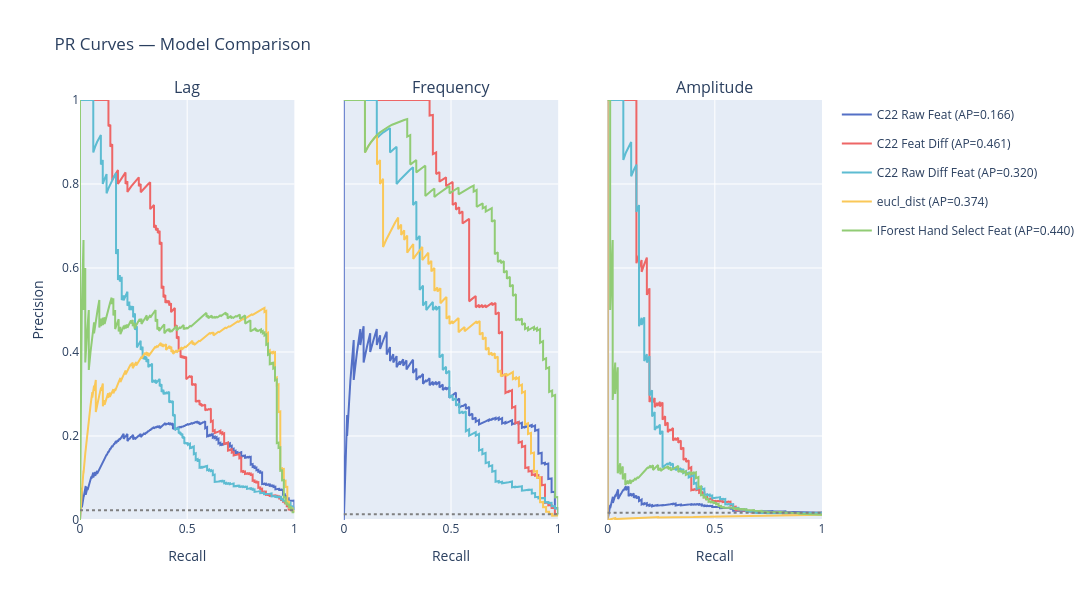

Source (notebook cell):
### Markdown cell above
# Compare Models: PR curves

### Code cell
ev = Evaluation(level="day")
fig = ev.plot_pr_curves_compared(
    # {"Catch22MP": c22_day_scores},
    {**c22_day_scores, "eucl_dist": eucl_day_scores, **iforest_day_scores},
    hvac_ds,
)
fig.show()

### Figure 1 — Plotly figure (JSON) as saved in the notebook; plotly's stock layout.template omitted (floating-point values rounded to 4 significant figures; data arrays with more than 128 entries replaced by an {"elided": "..."} marker saying what was removed)
{"data": [{"customdata": {"elided": "4854 float values"}, "hovertemplate": "<b>C22 Raw Feat</b><br>Recall: %{x:.3f}<br>Precision: %{y:.3f}<br>Threshold: %{customdata:.4f}<extra></extra>", "legendgroup": "C22 Raw Feat", "line": {"color": "#5470C6"}, "mode": "lines", "name": "C22 Raw Feat (AP=0.166)", "showlegend": true, "type": "scatter", "x": {"elided": "4854 float values"}, "xaxis": "x", "y": {"elided": "4854 float values"}, "yaxis": "y"}, {"customdata": {"elided": "4806 float values"}, "hovertemplate": "<b>C22 Raw Feat</b><br>Recall: %{x:.3f}<br>Precision: %{y:.3f}<br>Threshold: %{customdata:.4f}<extra></extra>", "legendgroup": "C22 Raw Feat", "line": {"color": "#5470C6"}, "mode": "lines", "name": "C22 Raw Feat (AP=0.298)", "showlegend": false, "type": "scatter", "x": {"elided": "4806 float values"}, "xaxis": "x2", "y": {"elided": "4806 float values"}, "yaxis": "y2"}, {"customdata": {"elided": "4823 float values"}, "hovertemplate": "<b>C22 Raw Feat</b><br>Recall: %{x:.3f}<br>Precision: %{y:.3f}<br>Threshold: %{customdata:.4f}<extra></extra>", "legendgroup": "C22 Raw Feat", "line": {"color": "#5470C6"}, "mode": "lines", "name": "C22 Raw Feat (AP=0.033)", "showlegend": false, "type": "scatter", "x": {"elided": "4823 float values"}, "xaxis": "x3", "y": {"elided": "4823 float values"}, "yaxis": "y3"}, {"customdata": {"elided": "4854 float values"}, "hovertemplate": "<b>C22 Feat Diff</b><br>Recall: %{x:.3f}<br>Precision: %{y:.3f}<br>Threshold: %{customdata:.4f}<extra></extra>", "legendgroup": "C22 Feat Diff", "line": {"color": "#EE6666"}, "mode": "lines", "name": "C22 Feat Diff (AP=0.461)", "showlegend": true, "type": "scatter", "x": {"elided": "4854 float values"}, "xaxis": "x", "y": {"elided": "4854 float values"}, "yaxis": "y"}, {"customdata": {"elided": "4806 float values"}, "hovertemplate": "<b>C22 Feat Diff</b><br>Recall: %{x:.3f}<br>Precision: %{y:.3f}<br>Threshold: %{customdata:.4f}<extra></extra>", "legendgroup": "C22 Feat Diff", "line": {"color": "#EE6666"}, "mode": "lines", "name": "C22 Feat Diff (AP=0.665)", "showlegend": false, "type": "scatter", "x": {"elided": "4806 float values"}, "xaxis": "x2", "y": {"elided": "4806 float values"}, "yaxis": "y2"}, {"customdata": {"elided": "4823 float values"}, "hovertemplate": "<b>C22 Feat Diff</b><br>Recall: %{x:.3f}<br>Precision: %{y:.3f}<br>Threshold: %{customdata:.4f}<extra></extra>", "legendgroup": "C22 Feat Diff", "line": {"color": "#EE6666"}, "mode": "lines", "name": "C22 Feat Diff (AP=0.232)", "showlegend": false, "type": "scatter", "x": {"elided": "4823 float values"}, "xaxis": "x3", "y": {"elided": "4823 float values"}, "yaxis": "y3"}, {"customdata": {"elided": "4854 float values"}, "hovertemplate": "<b>C22 Raw Diff Feat</b><br>Recall: %{x:.3f}<br>Precision: %{y:.3f}<br>Threshold: %{customdata:.4f}<extra></extra>", "legendgroup": "C22 Raw Diff Feat", "line": {"color": "#5DBCD2"}, "mode": "lines", "name": "C22 Raw Diff Feat (AP=0.320)", "showlegend": true, "type": "scatter", "x": {"elided": "4854 float values"}, "xaxis": "x", "y": {"elided": "4854 float values"}, "yaxis": "y"}, {"customdata": {"elided": "4806 float values"}, "hovertemplate": "<b>C22 Raw Diff Feat</b><br>Recall: %{x:.3f}<br>Precision: %{y:.3f}<br>Threshold: %{customdata:.4f}<extra></extra>", "legendgroup": "C22 Raw Diff Feat", "line": {"color": "#5DBCD2"}, "mode": "lines", "name": "C22 Raw Diff Feat (AP=0.454)", "showlegend": false, "type": "scatter", "x": {"elided": "4806 float values"}, "xaxis": "x2", "y": {"elided": "4806 float values"}, "yaxis": "y2"}, {"customdata": {"elided": "4823 float values"}, "hovertemplate": "<b>C22 Raw Diff Feat</b><br>Recall: %{x:.3f}<br>Precision: %{y:.3f}<br>Threshold: %{customdata:.4f}<extra></extra>", "legendgroup": "C22 Raw Diff Feat", "line": {"color": "#5DBCD2"}, "mode": "lines", "name": "C22 Raw Diff Feat (AP=0.208)", "showlegend": false, "type": "scatter", "x": {"elided": "4823 float values"}, "xaxis": "x3", "y": {"elided": "4823 float values"}, "yaxis": "y3"}, {"customdata": {"elided": "6845 float values"}, "hovertemplate": "<b>eucl_dist</b><br>Recall: %{x:.3f}<br>Precision: %{y:.3f}<br>Threshold: %{customdata:.4f}<extra></extra>", "legendgroup": "eucl_dist", "line": {"color": "#FAC858"}, "mode": "lines", "name": "eucl_dist (AP=0.374)", "showlegend": true, "type": "scatter", "x": {"elided": "6845 float values"}, "xaxis": "x", "y": {"elided": "6845 float values"}, "yaxis": "y"}, {"customdata": {"elided": "6794 float values"}, "hovertemplate": "<b>eucl_dist</b><br>Recall: %{x:.3f}<br>Precision: %{y:.3f}<br>Threshold: %{customdata:.4f}<extra></extra>", "legendgroup": "eucl_dist", "line": {"color": "#FAC858"}, "mode": "lines", "name": "eucl_dist (AP=0.526)", "showlegend": false, "type": "scatter", "x": {"elided": "6794 float values"}, "xaxis": "x2", "y": {"elided": "6794 float values"}, "yaxis": "y2"}, {"customdata": {"elided": "6808 float values"}, "hovertemplate": "<b>eucl_dist</b><br>Recall: %{x:.3f}<br>Precision: %{y:.3f}<br>Threshold: %{customdata:.4f}<extra></extra>", "legendgroup": "eucl_dist", "line": {"color": "#FAC858"}, "mode": "lines", "name": "eucl_dist (AP=0.008)", "showlegend": false, "type": "scatter", "x": {"elided": "6808 float values"}, "xaxis": "x3", "y": {"elided": "6808 float values"}, "yaxis": "y3"}, {"customdata": {"elided": "6819 float values"}, "hovertemplate": "<b>IForest Hand Select Feat</b><br>Recall: %{x:.3f}<br>Precision: %{y:.3f}<br>Threshold: %{customdata:.4f}<extra></extra>", "legendgroup": "IForest Hand Select Feat", "line": {"color": "#91CC75"}, "mode": "lines", "name": "IForest Hand Select Feat (AP=0.440)", "showlegend": true, "type": "scatter", "x": {"elided": "6819 float values"}, "xaxis": "x", "y": {"elided": "6819 float values"}, "yaxis": "y"}, {"customdata": {"elided": "6768 float values"}, "hovertemplate": "<b>IForest Hand Select Feat</b><br>Recall: %{x:.3f}<br>Precision: %{y:.3f}<br>Threshold: %{customdata:.4f}<extra></extra>", "legendgroup": "IForest Hand Select Feat", "line": {"color": "#91CC75"}, "mode": "lines", "name": "IForest Hand Select Feat (AP=0.742)", "showlegend": false, "type": "scatter", "x": {"elided": "6768 float values"}, "xaxis": "x2", "y": {"elided": "6768 float values"}, "yaxis": "y2"}, {"customdata": {"elided": "6782 float values"}, "hovertemplate": "<b>IForest Hand Select Feat</b><br>Recall: %{x:.3f}<br>Precision: %{y:.3f}<br>Threshold: %{customdata:.4f}<extra></extra>", "legendgroup": "IForest Hand Select Feat", "line": {"color": "#91CC75"}, "mode": "lines", "name": "IForest Hand Select Feat (AP=0.087)", "showlegend": false, "type": "scatter", "x": {"elided": "6782 float values"}, "xaxis": "x3", "y": {"elided": "6782 float values"}, "yaxis": "y3"}], "layout": {"annotations": [{"font": {"size": 16}, "showarrow": false, "text": "Lag", "x": 0.1444, "xanchor": "center", "xref": "paper", "y": 1, "yanchor": "bottom", "yref": "paper"}, {"font": {"size": 16}, "showarrow": false, "text": "Frequency", "x": 0.5, "xanchor": "center", "xref": "paper", "y": 1, "yanchor": "bottom", "yref": "paper"}, {"font": {"size": 16}, "showarrow": false, "text": "Amplitude", "x": 0.8556, "xanchor": "center", "xref": "paper", "y": 1, "yanchor": "bottom", "yref": "paper"}], "height": 600, "shapes": [{"line": {"color": "gray", "dash": "dot"}, "type": "line", "x0": 0, "x1": 1, "xref": "x domain", "y0": 0.02328, "y1": 0.02328, "yref": "y"}, {"line": {"color": "gray", "dash": "dot"}, "type": "line", "x0": 0, "x1": 1, "xref": "x2 domain", "y0": 0.01353, "y1": 0.01353, "yref": "y2"}, {"line": {"color": "gray", "dash": "dot"}, "type": "line", "x0": 0, "x1": 1, "xref": "x3 domain", "y0": 0.01701, "y1": 0.01701, "yref": "y3"}], "title": {"text": "PR Curves — Model Comparison"}, "width": 1800, "xaxis": {"anchor": "y", "domain": [0, 0.2889], "range": [0, 1], "title": {"text": "Recall"}}, "xaxis2": {"anchor": "y2", "domain": [0.3556, 0.6444], "range": [0, 1], "title": {"text": "Recall"}}, "xaxis3": {"anchor": "y3", "domain": [0.7111, 1], "range": [0, 1], "title": {"text": "Recall"}}, "yaxis": {"anchor": "x", "domain": [0, 1], "range": [0, 1], "title": {"text": "Precision"}}, "yaxis2": {"anchor": "x2", "domain": [0, 1], "matches": "y", "showticklabels": false}, "yaxis3": {"anchor": "x3", "domain": [0, 1], "matches": "y", "showticklabels": false}}}
